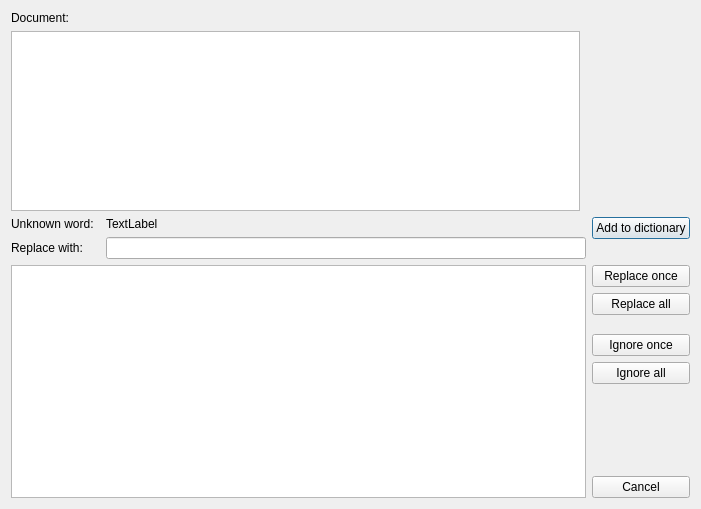
<?xml version="1.0" encoding="UTF-8"?>
<ui version="4.0">
 <class>Dialog_SpellChecker</class>
 <widget class="QDialog" name="Dialog_SpellChecker">
  <property name="geometry">
   <rect>
    <x>0</x>
    <y>0</y>
    <width>701</width>
    <height>509</height>
   </rect>
  </property>
  <property name="minimumSize">
   <size>
    <width>701</width>
    <height>509</height>
   </size>
  </property>
  <property name="maximumSize">
   <size>
    <width>701</width>
    <height>509</height>
   </size>
  </property>
  <property name="windowTitle">
   <string>LaTeX Office Writer</string>
  </property>
  <layout class="QGridLayout" name="gridLayout">
   <item row="3" column="2" colspan="2">
    <widget class="QLineEdit" name="lineEditReplaceWith"/>
   </item>
   <item row="2" column="2">
    <widget class="QLabel" name="labelUnknownWord">
     <property name="sizePolicy">
      <sizepolicy hsizetype="Expanding" vsizetype="Preferred">
       <horstretch>0</horstretch>
       <verstretch>0</verstretch>
      </sizepolicy>
     </property>
     <property name="text">
      <string>TextLabel</string>
     </property>
    </widget>
   </item>
   <item row="2" column="0">
    <widget class="QLabel" name="labelUnknown">
     <property name="text">
      <string>Unknown word:</string>
     </property>
    </widget>
   </item>
   <item row="3" column="0">
    <widget class="QLabel" name="labelReplace">
     <property name="text">
      <string>Replace with:</string>
     </property>
    </widget>
   </item>
   <item row="2" column="4" rowspan="3">
    <layout class="QVBoxLayout" name="verticalLayout">
     <item>
      <widget class="QPushButton" name="pushButtonAddToDictionary">
       <property name="text">
        <string>Add to dictionary</string>
       </property>
      </widget>
     </item>
     <item>
      <spacer name="verticalSpacer_3">
       <property name="orientation">
        <enum>Qt::Vertical</enum>
       </property>
       <property name="sizeType">
        <enum>QSizePolicy::Fixed</enum>
       </property>
       <property name="sizeHint" stdset="0">
        <size>
         <width>20</width>
         <height>20</height>
        </size>
       </property>
      </spacer>
     </item>
     <item>
      <widget class="QPushButton" name="pushButtonReplaceOnce">
       <property name="text">
        <string>Replace once</string>
       </property>
      </widget>
     </item>
     <item>
      <widget class="QPushButton" name="pushButtonReplaceAll">
       <property name="text">
        <string>Replace all</string>
       </property>
      </widget>
     </item>
     <item>
      <spacer name="verticalSpacer_2">
       <property name="orientation">
        <enum>Qt::Vertical</enum>
       </property>
       <property name="sizeType">
        <enum>QSizePolicy::Fixed</enum>
       </property>
       <property name="sizeHint" stdset="0">
        <size>
         <width>20</width>
         <height>13</height>
        </size>
       </property>
      </spacer>
     </item>
     <item>
      <widget class="QPushButton" name="pushButtonIgnoreOnce">
       <property name="text">
        <string>Ignore once</string>
       </property>
      </widget>
     </item>
     <item>
      <widget class="QPushButton" name="pushButtonIgnoreAll">
       <property name="text">
        <string>Ignore all</string>
       </property>
      </widget>
     </item>
     <item>
      <spacer name="verticalSpacer">
       <property name="orientation">
        <enum>Qt::Vertical</enum>
       </property>
       <property name="sizeHint" stdset="0">
        <size>
         <width>20</width>
         <height>240</height>
        </size>
       </property>
      </spacer>
     </item>
     <item>
      <widget class="QPushButton" name="buttonCancel">
       <property name="text">
        <string>Cancel</string>
       </property>
      </widget>
     </item>
    </layout>
   </item>
   <item row="4" column="0" colspan="4">
    <widget class="QListWidget" name="listWidget">
     <property name="editTriggers">
      <set>QAbstractItemView::NoEditTriggers</set>
     </property>
     <property name="showDropIndicator" stdset="0">
      <bool>false</bool>
     </property>
    </widget>
   </item>
   <item row="1" column="4">
    <spacer name="verticalSpacer_4">
     <property name="orientation">
      <enum>Qt::Vertical</enum>
     </property>
     <property name="sizeType">
      <enum>QSizePolicy::Fixed</enum>
     </property>
     <property name="sizeHint" stdset="0">
      <size>
       <width>20</width>
       <height>180</height>
      </size>
     </property>
    </spacer>
   </item>
   <item row="1" column="0" colspan="3">
    <widget class="QTextEdit" name="textEditDocument">
     <property name="undoRedoEnabled">
      <bool>false</bool>
     </property>
     <property name="readOnly">
      <bool>true</bool>
     </property>
    </widget>
   </item>
   <item row="0" column="0">
    <widget class="QLabel" name="labelDocument">
     <property name="text">
      <string>Document:</string>
     </property>
    </widget>
   </item>
  </layout>
 </widget>
 <tabstops>
  <tabstop>textEditDocument</tabstop>
  <tabstop>lineEditReplaceWith</tabstop>
  <tabstop>listWidget</tabstop>
  <tabstop>pushButtonAddToDictionary</tabstop>
  <tabstop>pushButtonReplaceOnce</tabstop>
  <tabstop>pushButtonReplaceAll</tabstop>
  <tabstop>pushButtonIgnoreOnce</tabstop>
  <tabstop>pushButtonIgnoreAll</tabstop>
  <tabstop>buttonCancel</tabstop>
 </tabstops>
 <resources/>
 <connections/>
</ui>
